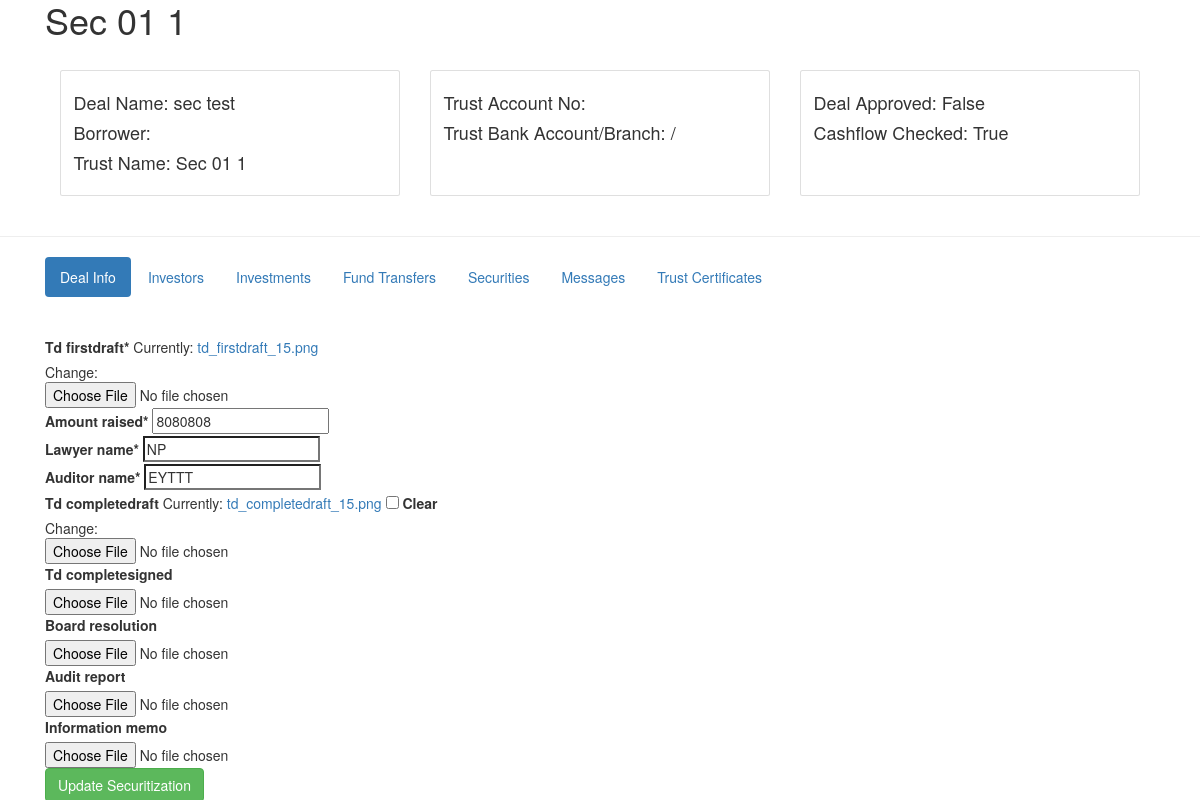
Page /update_securitization_arranger/15/ on the earlier database version.
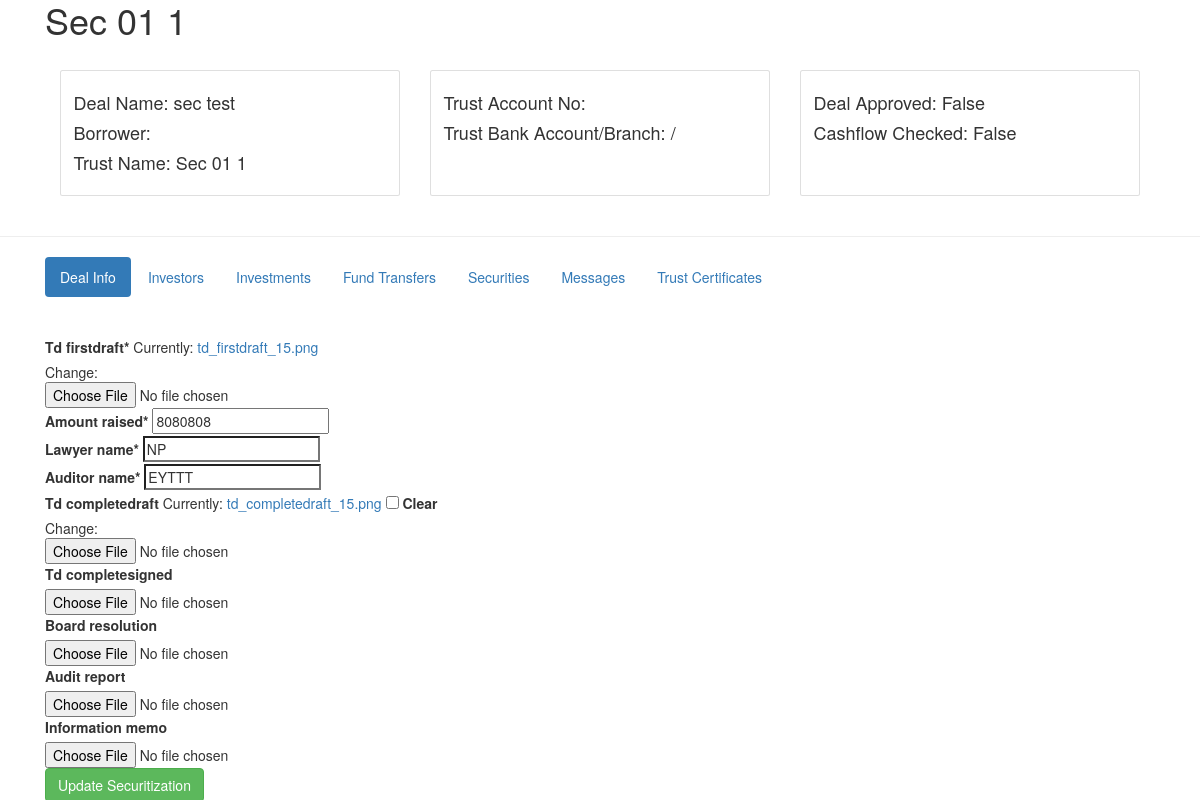
Same page on the later database version.
### trusteeapp/models.py (models this page shows, shortened)
class Securitization(models.Model):
    temp_name = models.CharField(max_length=200)
    borrower = models.ForeignKey(Borrower, on_delete=PROTECT)
    arranger_name  = models.CharField(max_length=200) # change this to ForeignKey later
    amount_raised = models.IntegerField()
    expected_sign_date = models.CharField(max_length=200,blank=True)
    td_firstdraft = models.FileField()
    trust_name = models.CharField(default="",max_length=200,blank=True)
    trust_bank_account_no = models.CharField(default="",max_length=200,blank=True)
    trust_bank_account_branch = models.CharField(default="",max_length=200,blank=True)
    trust_bank_account_bank = models.CharField(default="",max_length=200,blank=True)
    lawyer_name = models.CharField(max_length=200)
    auditor_name = models.CharField(max_length=200)
    trustee_approved = models.BooleanField(default=False)
    deal_signed = models.BooleanField(default=False)
    cashflow_checked = models.BooleanField(default=False)
    deal_signed_date = models.DateField(blank=True,null=True)
    td_completedraft = models.FileField(blank=True)
    td_completesigned = models.FileField(blank=True)
    board_resolution = models.FileField(blank=True)
    information_memo = models.FileField(blank=True)
    audit_report = models.FileField(blank=True)
    investor_schedule_file = models.FileField(blank=True)
    investments_file = models.FileField(blank=True)
    security_list_file = models.FileField(blank=True)
    trust_certificates = models.FileField(blank=True)

### trusteeapp/views.py (the view, shortened to what this page needs)
# urls.py: path("update_securitization_arranger/<int:id>/",views.update_securitization_arranger_view),
def update_securitization_arranger_view(request,id):
    sec = Securitization.objects.get(id=id)
    form = update_securitization_arranger_form(instance=sec)
    context = {"form":form,
                "securitization":sec,}
    if sec.security_set.all().count() > 0:
        secset = sec.security_set.all()
        secdf = pd.DataFrame(list(secset.values()))
        t = pd.date_range(start=datetime.date.today(),end=max(secdf['last_payment_date']),freq="MS")
        cf = pd.DataFrame(0,index=t,columns=['cashflow'])
        for index, row in secdf.iterrows():
            stdate = datetime.date.today()
            while stdate < row['last_payment_date']:
                stdate = datetime.date(stdate.year + int(stdate.month / 12), ((stdate.month % 12) + 1), 1)
                cf.loc[stdate.strftime("%Y-%m-%d"),'cashflow'] = cf.loc[stdate.strftime("%Y-%m-%d"),'cashflow']+row['monthly_payment']
        tf = pd.DataFrame(list(sec.borrower.transfer_set.all().filter(amount__gte=0).values()))
        tf = tf[['amount','transfer_date']]
        tf['transfer_date'] = tf['transfer_date'].apply(lambda datetime: datetime.replace(day=1))
        tf.set_index('transfer_date',inplace=True)
        tf = cf.join(tf,how="outer")
        tf['amountcc']=tf.amount*1.3
        tf['cf_date'] = tf.index.strftime("%y-%m")
        context["payment_dates"] = tf['cf_date'].to_list()
        context["amount"] = tf['amount'].to_list()
        context["amountcc"] = tf['amountcc'].to_list()
        context["cashflow"] = tf['cashflow'].to_list()
    return render(request,"trusteeapp/update_securitization_arranger.html",context)

### trusteeapp/forms.py
class update_securitization_arranger_form(forms.ModelForm):
    class Meta:
        model = Securitization
        fields = ('td_firstdraft','amount_raised','lawyer_name','auditor_name','td_completedraft','td_completesigned','board_resolution','audit_report','information_memo')

### trusteeapp/templates/trusteeapp/update_securitization_arranger.html (shortened to what this page needs)
{% extends "trusteeapp/base_arranger.html" %}
{% load crispy_forms_tags %}
{% block content %}
<div class="container"><h1>{% if securitization.trust_name %}{{securitization.trust_name}}{% else %}{{securitization.temp_name}}{% endif %}</h1>
    <br/>
    <div class="col-sm-4">
    <div class="card">
        <div class="card-body">
          <p class="card-text">
            <h4>Deal Name: {{securitization.temp_name}}</h4>
            <h4>Borrower: {{securitization.borrower_name}}</h4>
            <h4>Trust Name: {{securitization.trust_name}}</h4></p>
        </div>
    </div>
    </div>
    <div class="col-sm-4">
    <div class="card">
        <div class="card-body">
          <p class="card-text">
            <h4>Trust Account No: {{securitization.trust_bank_account_no}}</h4>
            <h4>Trust Bank Account/Branch: {{securitization.trust_bank_account_bank}}/{{securitization.trust_bank_account_branch}}</h4>
            <h4>&nbsp;</h4>
        </p>
        </div>
    </div>
    </div>
    <div class="col-sm-4">
        <div class="card">
            <div class="card-body">
              <p class="card-text">
                <h4>Deal Approved: {{securitization.trustee_approved}}</h4>
                <h4>Cashflow Checked: {{securitization.cashflow_checked}}</h4>
                <h4>&nbsp;</h4>
            </p>
            </div>
        </div>
    </div>
</div>
    <br/>
    <hr/>
<div id="exTab1" class="container">
    <ul  class="nav nav-pills">
        <li class="active"><a  href="#1a" data-toggle="tab">Deal Info</a></li>
        <li><a href="#2a" data-toggle="tab">Investors</a></li>
        <li><a href="#3a" data-toggle="tab">Investments</a></li>
        <li><a href="#4a" data-toggle="tab">Fund Transfers</a></li>
        <li><a href="#5a" data-toggle="tab">Securities</a></li>
        <li><a href="#6a" data-toggle="tab">Messages</a></li>
        <li><a href="#7a" data-toggle="tab">Trust Certificates</a></li>
    </ul>
    <div class="tab-content clearfix">
        <div class="tab-pane active" id="1a">
                    <br/><br/>
                    <form method="POST"  enctype="multipart/form-data" class="uniForm"> {% csrf_token %}
                        {{form|crispy}}
                        <button type="submit" name="save" class="btn btn-success">Update Securitization</button>
                    </form>
        </div>
    </div>
  </div>
{% endblock content %}

Differences in the rows shown:
changed Securitization "sec test": cashflow_checked "True" → "False"
